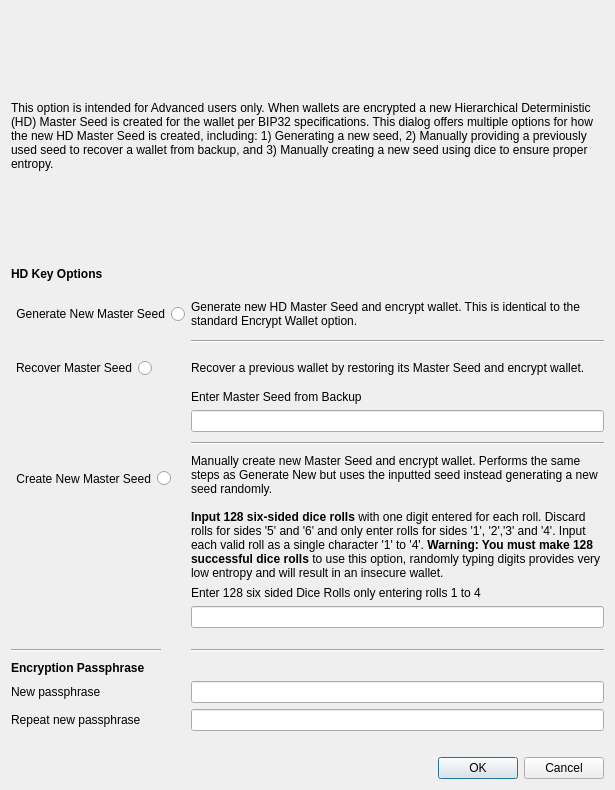
<?xml version="1.0" encoding="UTF-8"?>
<ui version="4.0">
 <class>AskEncryptAdvancedDialog</class>
 <widget class="QDialog" name="AskEncryptAdvancedDialog">
  <property name="geometry">
   <rect>
    <x>0</x>
    <y>0</y>
    <width>615</width>
    <height>790</height>
   </rect>
  </property>
  <property name="sizePolicy">
   <sizepolicy hsizetype="Preferred" vsizetype="Minimum">
    <horstretch>0</horstretch>
    <verstretch>0</verstretch>
   </sizepolicy>
  </property>
  <property name="minimumSize">
   <size>
    <width>550</width>
    <height>0</height>
   </size>
  </property>
  <property name="windowTitle">
   <string>Encrypt Wallet Advanced Dialog</string>
  </property>
  <layout class="QVBoxLayout" name="verticalLayout">
   <property name="sizeConstraint">
    <enum>QLayout::SetMinimumSize</enum>
   </property>
   <item>
    <widget class="QLabel" name="warningLabel">
     <property name="text">
      <string notr="true">This option is intended for Advanced users only. When wallets are encrypted a new Hierarchical Deterministic (HD) Master Seed is created for the wallet per BIP32 specifications. This dialog offers multiple options for how the new HD Master Seed is created, including: 1) Generating a new seed, 2) Manually providing a previously used seed to recover a wallet from backup, and 3) Manually creating a new seed using dice to ensure proper entropy. </string>
     </property>
     <property name="textFormat">
      <enum>Qt::RichText</enum>
     </property>
     <property name="wordWrap">
      <bool>true</bool>
     </property>
    </widget>
   </item>
   <item>
    <layout class="QFormLayout" name="formLayout">
     <property name="sizeConstraint">
      <enum>QLayout::SetMaximumSize</enum>
     </property>
     <property name="fieldGrowthPolicy">
      <enum>QFormLayout::AllNonFixedFieldsGrow</enum>
     </property>
     <item row="1" column="0">
      <widget class="QLabel" name="keyLabel1">
       <property name="font">
        <font>
         <weight>75</weight>
         <bold>true</bold>
        </font>
       </property>
       <property name="text">
        <string>HD Key Options</string>
       </property>
      </widget>
     </item>
     <item row="2" column="0">
      <spacer name="keyHorizontalSpacer1">
       <property name="orientation">
        <enum>Qt::Horizontal</enum>
       </property>
       <property name="sizeHint" stdset="0">
        <size>
         <width>40</width>
         <height>5</height>
        </size>
       </property>
      </spacer>
     </item>
     <item row="3" column="0">
      <widget class="QRadioButton" name="keyRadioButton1">
       <property name="minimumSize">
        <size>
         <width>0</width>
         <height>32</height>
        </size>
       </property>
       <property name="layoutDirection">
        <enum>Qt::RightToLeft</enum>
       </property>
       <property name="autoFillBackground">
        <bool>false</bool>
       </property>
       <property name="text">
        <string>Generate New Master Seed</string>
       </property>
      </widget>
     </item>
     <item row="3" column="1">
      <widget class="QLabel" name="keyLabel2">
       <property name="text">
        <string>Generate new HD Master Seed and encrypt wallet. This is identical to the standard Encrypt Wallet option.</string>
       </property>
       <property name="wordWrap">
        <bool>true</bool>
       </property>
      </widget>
     </item>
     <item row="4" column="1">
      <widget class="Line" name="keyLine1">
       <property name="minimumSize">
        <size>
         <width>0</width>
         <height>10</height>
        </size>
       </property>
       <property name="orientation">
        <enum>Qt::Horizontal</enum>
       </property>
      </widget>
     </item>
     <item row="5" column="0">
      <widget class="QRadioButton" name="keyRadioButton2">
       <property name="minimumSize">
        <size>
         <width>0</width>
         <height>32</height>
        </size>
       </property>
       <property name="layoutDirection">
        <enum>Qt::RightToLeft</enum>
       </property>
       <property name="text">
        <string>Recover Master Seed</string>
       </property>
      </widget>
     </item>
     <item row="5" column="1">
      <widget class="QLabel" name="keyLabel3">
       <property name="text">
        <string>Recover a previous wallet by restoring its Master Seed and encrypt wallet. </string>
       </property>
       <property name="wordWrap">
        <bool>true</bool>
       </property>
      </widget>
     </item>
     <item row="7" column="1">
      <widget class="QLineEdit" name="keyEdit1"/>
     </item>
     <item row="8" column="1">
      <widget class="Line" name="keyLine2">
       <property name="minimumSize">
        <size>
         <width>0</width>
         <height>10</height>
        </size>
       </property>
       <property name="orientation">
        <enum>Qt::Horizontal</enum>
       </property>
      </widget>
     </item>
     <item row="9" column="0">
      <widget class="QRadioButton" name="keyRadioButton3">
       <property name="minimumSize">
        <size>
         <width>0</width>
         <height>49</height>
        </size>
       </property>
       <property name="layoutDirection">
        <enum>Qt::RightToLeft</enum>
       </property>
       <property name="text">
        <string>Create New Master Seed</string>
       </property>
      </widget>
     </item>
     <item row="9" column="1">
      <widget class="QLabel" name="keyLabel5">
       <property name="sizePolicy">
        <sizepolicy hsizetype="Preferred" vsizetype="Minimum">
         <horstretch>0</horstretch>
         <verstretch>0</verstretch>
        </sizepolicy>
       </property>
       <property name="text">
        <string>Manually create new Master Seed and encrypt wallet. Performs the same steps as Generate New but uses the inputted seed instead generating a new seed randomly. &lt;br&gt;&lt;br&gt;&lt;b&gt;Input 128 six-sided dice rolls&lt;/b&gt; with one digit entered for each roll. Discard rolls for sides '5' and '6' and only enter rolls for sides '1', '2','3' and '4'. Input each valid roll as a single character '1' to '4'. &lt;b&gt;Warning: You must make 128 successful dice rolls&lt;/b&gt; to use this option, randomly typing digits provides very low entropy and will result in an insecure wallet. </string>
       </property>
       <property name="wordWrap">
        <bool>true</bool>
       </property>
      </widget>
     </item>
     <item row="12" column="0">
      <spacer name="keyHorizontalSpacer2">
       <property name="orientation">
        <enum>Qt::Horizontal</enum>
       </property>
       <property name="sizeHint" stdset="0">
        <size>
         <width>80</width>
         <height>5</height>
        </size>
       </property>
      </spacer>
     </item>
     <item row="15" column="0">
      <widget class="QLabel" name="passLabel2">
       <property name="text">
        <string>New passphrase</string>
       </property>
      </widget>
     </item>
     <item row="15" column="1">
      <widget class="QLineEdit" name="passEdit1">
       <property name="echoMode">
        <enum>QLineEdit::Password</enum>
       </property>
      </widget>
     </item>
     <item row="16" column="0">
      <widget class="QLabel" name="passLabel3">
       <property name="text">
        <string>Repeat new passphrase</string>
       </property>
      </widget>
     </item>
     <item row="16" column="1">
      <widget class="QLineEdit" name="passEdit2">
       <property name="echoMode">
        <enum>QLineEdit::Password</enum>
       </property>
      </widget>
     </item>
     <item row="17" column="1">
      <widget class="QLabel" name="capsLabel">
       <property name="font">
        <font>
         <weight>75</weight>
         <bold>true</bold>
        </font>
       </property>
       <property name="text">
        <string/>
       </property>
       <property name="alignment">
        <set>Qt::AlignCenter</set>
       </property>
      </widget>
     </item>
     <item row="13" column="1">
      <widget class="Line" name="passLine2">
       <property name="minimumSize">
        <size>
         <width>0</width>
         <height>10</height>
        </size>
       </property>
       <property name="orientation">
        <enum>Qt::Horizontal</enum>
       </property>
      </widget>
     </item>
     <item row="13" column="0">
      <widget class="Line" name="passLine1">
       <property name="minimumSize">
        <size>
         <width>150</width>
         <height>10</height>
        </size>
       </property>
       <property name="orientation">
        <enum>Qt::Horizontal</enum>
       </property>
      </widget>
     </item>
     <item row="11" column="1">
      <widget class="QLineEdit" name="keyEdit2"/>
     </item>
     <item row="10" column="1">
      <widget class="QLabel" name="keyLabel6">
       <property name="text">
        <string>Enter 128 six sided Dice Rolls only entering rolls 1 to 4</string>
       </property>
      </widget>
     </item>
     <item row="6" column="1">
      <widget class="QLabel" name="keyLabel4">
       <property name="text">
        <string>Enter Master Seed from Backup</string>
       </property>
      </widget>
     </item>
     <item row="14" column="0">
      <widget class="QLabel" name="passLabel1">
       <property name="font">
        <font>
         <weight>75</weight>
         <bold>true</bold>
        </font>
       </property>
       <property name="text">
        <string>Encryption Passphrase</string>
       </property>
      </widget>
     </item>
    </layout>
   </item>
   <item>
    <widget class="QDialogButtonBox" name="buttonBox">
     <property name="orientation">
      <enum>Qt::Horizontal</enum>
     </property>
     <property name="standardButtons">
      <set>QDialogButtonBox::Cancel|QDialogButtonBox::Ok</set>
     </property>
    </widget>
   </item>
  </layout>
 </widget>
 <tabstops>
  <tabstop>keyRadioButton1</tabstop>
  <tabstop>keyRadioButton2</tabstop>
  <tabstop>keyRadioButton3</tabstop>
  <tabstop>keyEdit1</tabstop>
  <tabstop>keyEdit2</tabstop>
  <tabstop>passEdit1</tabstop>
  <tabstop>passEdit2</tabstop>
 </tabstops>
 <resources/>
 <connections>
  <connection>
   <sender>buttonBox</sender>
   <signal>accepted()</signal>
   <receiver>AskEncryptAdvancedDialog</receiver>
   <slot>accept()</slot>
   <hints>
    <hint type="sourcelabel">
     <x>26</x>
     <y>437</y>
    </hint>
    <hint type="destinationlabel">
     <x>20</x>
     <y>20</y>
    </hint>
   </hints>
  </connection>
  <connection>
   <sender>buttonBox</sender>
   <signal>rejected()</signal>
   <receiver>AskEncryptAdvancedDialog</receiver>
   <slot>reject()</slot>
   <hints>
    <hint type="sourcelabel">
     <x>26</x>
     <y>437</y>
    </hint>
    <hint type="destinationlabel">
     <x>20</x>
     <y>20</y>
    </hint>
   </hints>
  </connection>
 </connections>
</ui>
